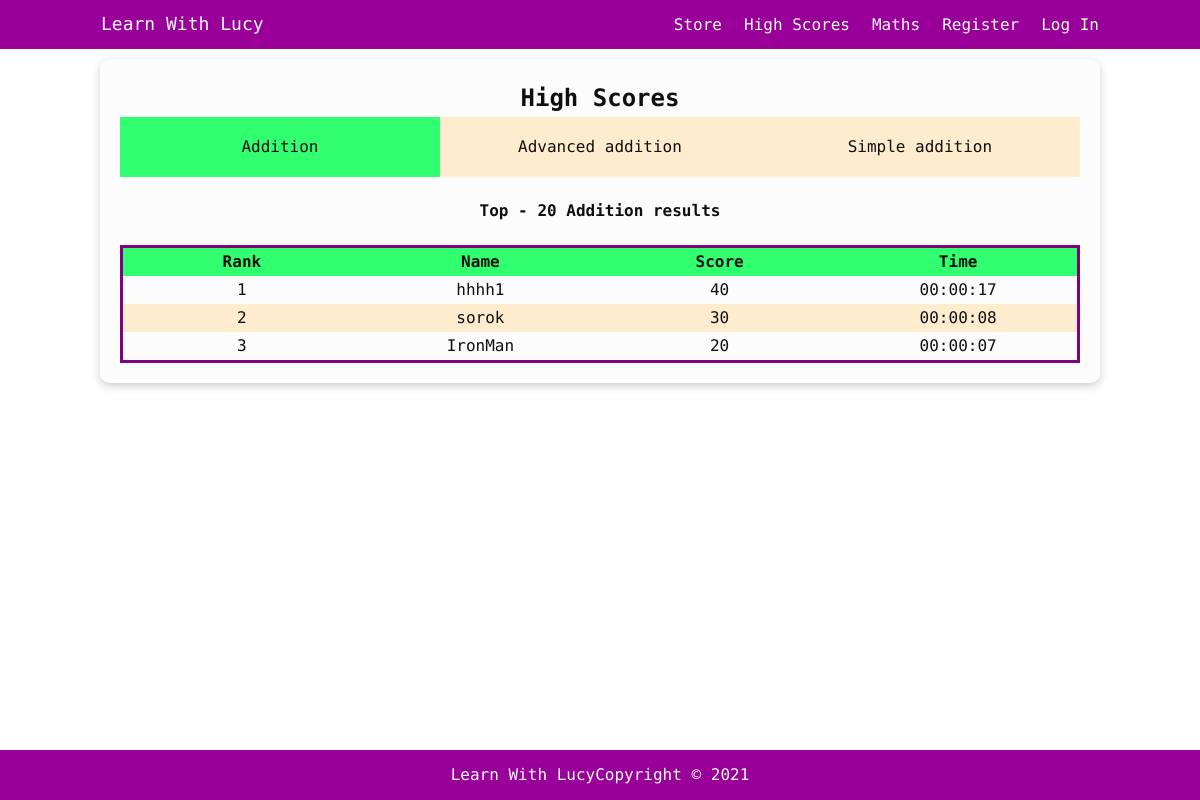
/maths/addition/highscores/, run on an earlier commit of the app's database.
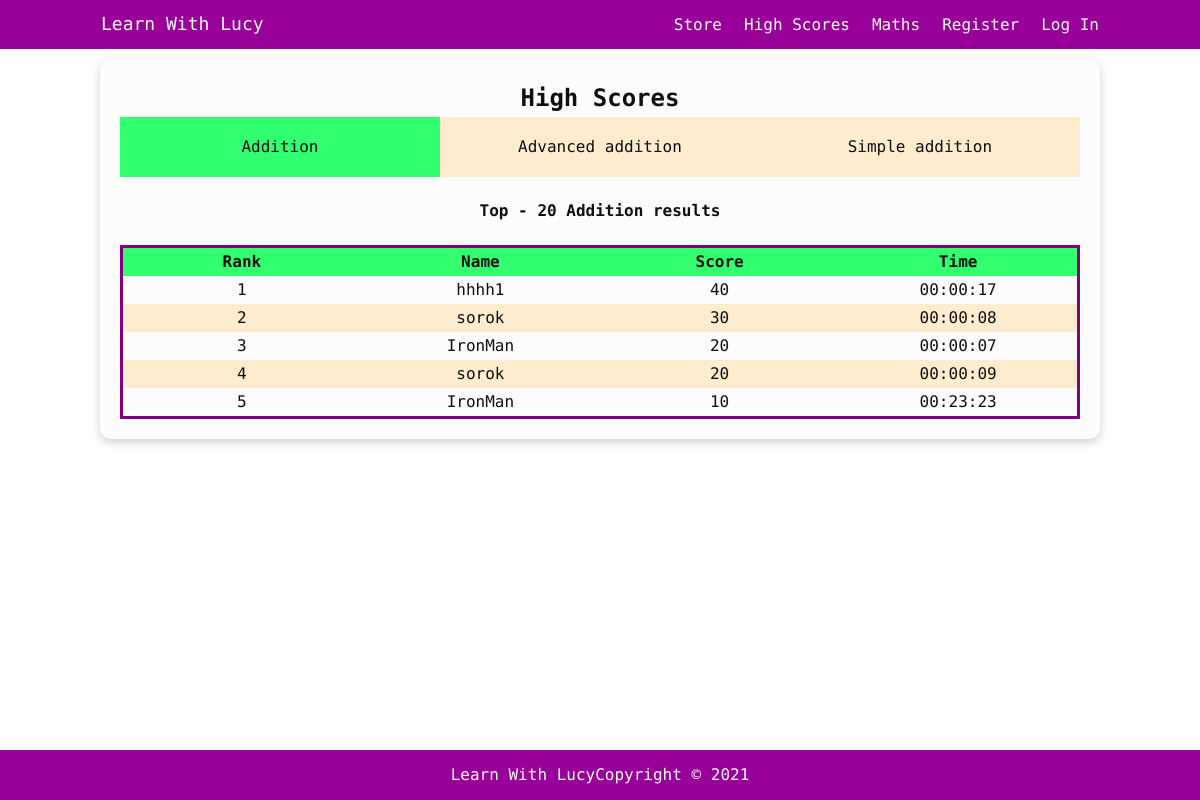
And on a later commit of the database.
### maths/models.py (models this page shows, shortened)
class MathHighScore(models.Model):
    id = models.AutoField(primary_key=True)
    score = models.IntegerField(default='0')
    time = models.IntegerField(default='0')
    formated_time = models.CharField(max_length=30, default='0')
    name = models.ForeignKey(
        User, on_delete=models.CASCADE, null=True)
    class Meta:
        ordering = ('-score', 'time')

### maths/views.py (the view)
# urls.py: path('addition/highscores/', views.high_score, name="high_score"),
def high_score(request):
    highScore = MathHighScore.objects.all()
    advhighScore = AdvMathScore.objects.all()
    simplehighScore = SimpleMathScore.objects.all()
    context = {
        'highScore': highScore[:20],
        'advhighScore': advhighScore[:20],
        'simplehighScore': simplehighScore[:20],
    }
    return render(request, 'maths/high_score.html', context)

### maths/templates/maths/high_score.html (shortened to what this page needs)
{% extends 'main/base.html' %}
{% load static %}
{% block content %}
<section class="highscores">
<div class="container cover">
  <div class="card">
      <h1 class="flex">High Scores</h1>
      <div class="tab-box">
        <div class="box-tabs">
          <div class="single-tab">Addition</div>
          <div class="single-tab">Advanced addition</div>
          <div class="single-tab">Simple addition</div>
        </div>
        <div id="box-text">
          <table class="table">
            <caption>Top - 20 Addition results</caption>
            <thead>
              <tr class="tr-head">
                <th scope="col">Rank</th>
                <th scope="col">Name</th>
                <th scope="col">Score</th>
                <th scope="col">Time</th>
              </tr>
            </thead>
            <tbody>
              {% for h in highScore %}
              <tr class="tr-data">
                <td>{{ forloop.counter }}</td>
                <td>{{h.name}}</td>
                <td>{{h.score}}</td>
                <td>{{h.formated_time}}</td>
              </tr>
              {% endfor %}
            </tbody>
          </table>
        </div>
      </div>
  </div>
</div>
</section>
{% endblock content %}

What changed in the data, as far as the page shows it:
added MathHighScore: name "sorok", score "20", formated_time "00:00:09"
added MathHighScore: name "IronMan", score "10", formated_time "00:23:23"
